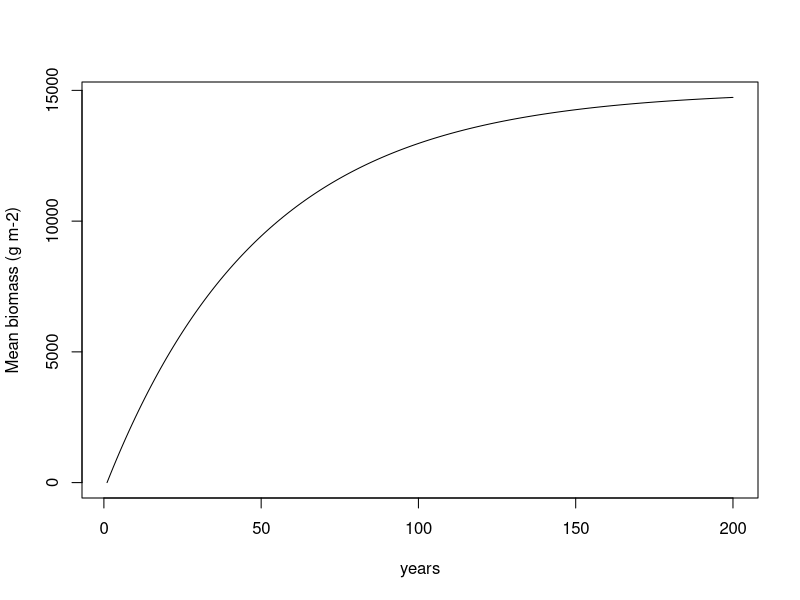
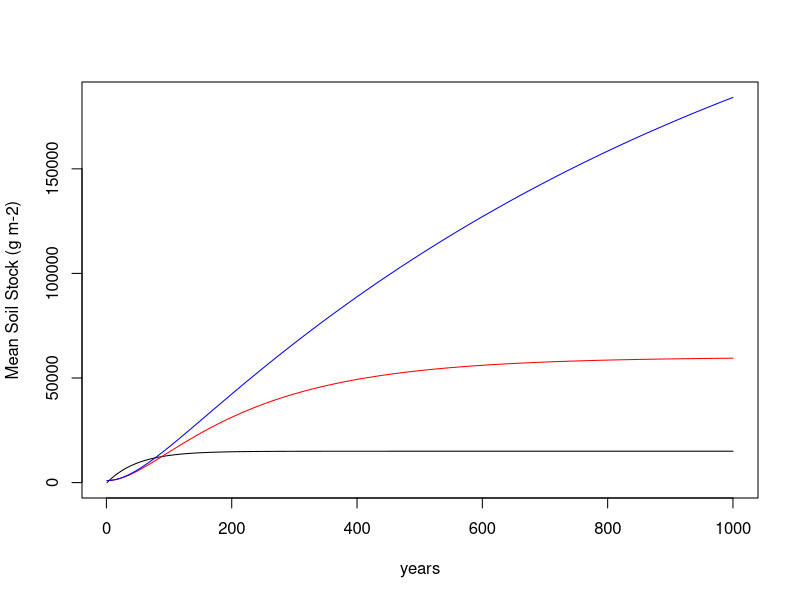
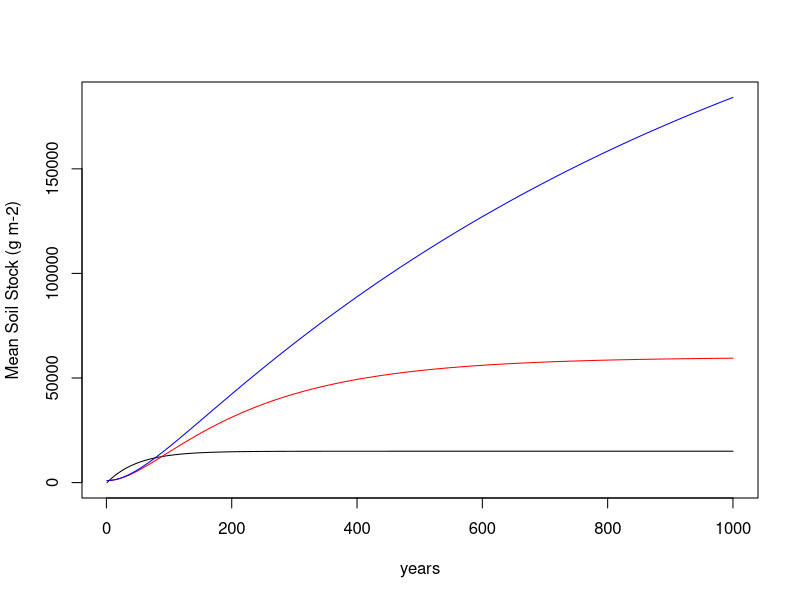

Source code (R) for these figures, in order:
## ---- chunk 1
knitr::opts_chunk$set(echo = TRUE)
## ---- chunk 2
simulation_years <- 200  #total number of years you want to simulate
veg <- array(NA, dim = c(simulation_years))  #creating the array to store the yearly vegetation biomass

veg[1] <- 1  #initializing the vegetation biomass in year 1 to be 1

npp <- 300  #growth rate
u <- 0.02  #mortality rate

dt <- 1 #number of years for each time step

for(i in 2:simulation_years){
  #dBdt is the derivative (Change over the time-step)
  #It adds npp and substracts a proportion of biomass that died
  dBdt <- npp - veg[i-1] * u
  #add the change to the previous year's biomass
  #note: a positive number of dBdt will add biomass, while a negative value will subtract
  #note: since dBdt is the change per year, you need to multiply
  #      it by the number of years in a time step (which is 1)
  veg[i] <- veg[i-1] + dBdt * dt
}

year <- seq(1, simulation_years, 1)
plot(year, veg, type = 'l', xlab = 'years', ylab= 'Mean biomass (g m-2)')


## ---- chunk 3
simulation_years <- 1000  #total number of years you want to simulate
soil <- array(NA, dim = c(simulation_years))  #creating the array to store the yearly vegetation biomass
soil_1 <- array(NA, dim = c(simulation_years))  #creating the array to store the yearly vegetation biomass
veg <- array(NA, dim = c(simulation_years))  #creating the array to store the yearly vegetation biomass

soil[1] <- 1000  #initializing the soil stock to be 1000 g C m-2
soil_1[1] <- 1000  #initializing the soil stock to be 1000 g C m-2
veg[1] <- 1  #initializing the vegetation biomass in year 1 to be 1

u <- 0.02  #mortality rate
k <- .005 #decomposition rate
k_1 <- .001

npp <- 300  #growth rate
u <- 0.02

dt <- 1 #number of years for each time step

for(i in 2:simulation_years){
  
  #Growth of forest
  dBdt <- npp - veg[i-1] * u
  veg[i] <- veg[i-1] + dBdt * dt
  
  #Building soil stock with k = .005
  dSdt <- veg[i-1]*u - soil[i-1]*k
  soil[i] <- soil[i-1] + dSdt * dt
  
  #Building soil stock with k = .001
  dSdt_1 <- veg[i-1]*u - soil_1[i-1]*k_1
  soil_1[i] <- soil_1[i-1] + dSdt_1 * dt
  
}

year <- seq(1, simulation_years, 1)
ylimits <- range(c(veg, soil, soil_1))
plot(year, veg, type = 'l', xlab = 'years', ylab= 'Mean Soil Stock (g m-2)',  ylim = ylimits)
points(year, soil, type= 'l' , col = 'red')
points(year, soil_1, type= 'l' , col = 'blue')

## ---- chunk 4
simulation_years <- 1000  #total number of years you want to simulate
soil <- array(NA, dim = c(simulation_years))  #creating the array to store the yearly vegetation biomass
soil_1 <- array(NA, dim = c(simulation_years))  #creating the array to store the yearly vegetation biomass
veg <- array(NA, dim = c(simulation_years))  #creating the array to store the yearly vegetation biomass

soil[1] <- 1000  #initializing the soil stock to be 1000 g C m-2
soil_1[1] <- 1000  #initializing the soil stock to be 1000 g C m-2
veg[1] <- 1  #initializing the vegetation biomass in year 1 to be 1

u <- 0.02  #mortality rate
k <- .005 #decomposition rate
k_1 <- .001

npp <- 300  #growth rate
u <- 0.02

dt <- 1 #number of years for each time step

for(i in 2:simulation_years){
  
  #Growth of forest
  dBdt <- npp - veg[i-1] * u
  veg[i] <- veg[i-1] + dBdt * dt
  
  #Building soil stock with k = .005
  dSdt <- veg[i-1]*u - soil[i-1]*k
  soil[i] <- soil[i-1] + dSdt * dt
  
  #Building soil stock with k = .001
  dSdt_1 <- veg[i-1]*u - soil_1[i-1]*k_1
  soil_1[i] <- soil_1[i-1] + dSdt_1 * dt
  
}

year <- seq(1, simulation_years, 1)
ylimits <- range(c(veg, soil, soil_1))
plot(year, veg, type = 'l', xlab = 'years', ylab= 'Mean Soil Stock (g m-2)',  ylim = ylimits)
points(year, soil, type= 'l' , col = 'red')
points(year, soil_1, type= 'l' , col = 'blue')



## ---- chunk 5
#insert set of differential equations here that are contained in the for loop (see above)

## ---- chunk 6
#INSERT CODE
## ---- chunk 7
#Insert figure code

